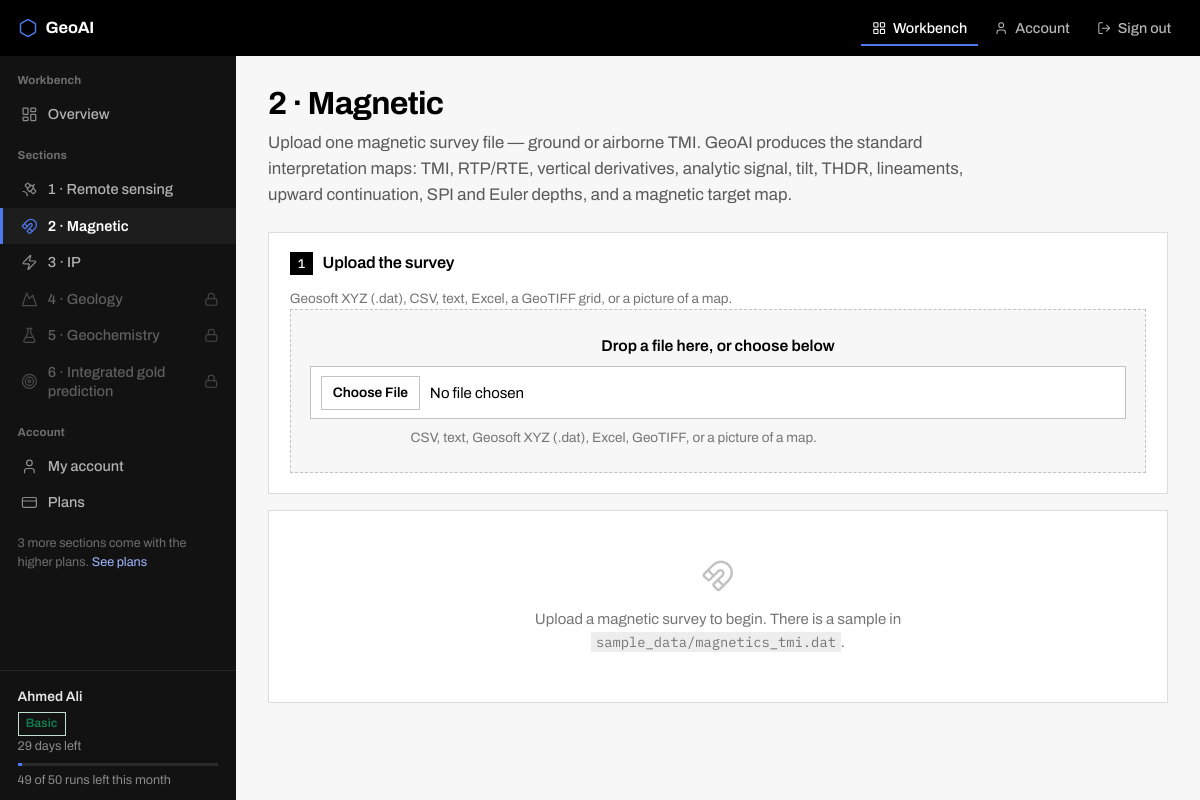
/app/magnetic (signed in), run on the app's committed database.
### portal/models.py (models this page shows, shortened)
class User(UserMixin, db.Model):
    __tablename__ = "users"
    id = db.Column(db.Integer, primary_key=True)
    email = db.Column(db.String(190), unique=True, nullable=False, index=True)
    name = db.Column(db.String(120), nullable=False, default="")
    organisation = db.Column(db.String(160), nullable=False, default="")
    phone = db.Column(db.String(40), nullable=False, default="")
    password_hash = db.Column(db.String(255), nullable=False)
    is_admin = db.Column(db.Boolean, nullable=False, default=False)
    is_active_account = db.Column(db.Boolean, nullable=False, default=True)
    created_at = db.Column(db.DateTime, nullable=False, default=now)
    last_login = db.Column(db.DateTime)
    subscriptions = db.relationship("Subscription", back_populates="user", cascade="all, delete-orphan",
                                    order_by="Subscription.id.desc()")
    payments = db.relationship("Payment", back_populates="user", cascade="all, delete-orphan")
    @property
    def is_active(self):
        return self.is_active_account
    @property
    def subscription(self):
        for s in self.subscriptions:
            if s.is_live:
                return s
        return None
    @property
    def plan(self):
        s = self.subscription
        return s.plan if s else Plan.query.filter_by(code="free").first()
    @property
    def expires_at(self):
        s = self.subscription
        return _aware(s.ends_at) if s else None
    @property
    def days_left(self):
        e = self.expires_at
        return None if e is None else max((e - now()).days, 0)
    def allowed_sections(self):
        if self.is_admin:
            return released(SECTIONS)
        p = self.plan
        return p.section_list if p else released(FREE_SECTIONS)
    def uploads_this_month(self):
        start = now().replace(day=1, hour=0, minute=0, second=0, microsecond=0)
        return db.session.query(func.count(UsageEvent.id)).filter(
            UsageEvent.user_id == self.id, UsageEvent.kind == "upload",
            UsageEvent.at >= start).scalar() or 0
    def upload_allowance(self):
        p = self.plan
        limit = p.max_uploads_per_month if p and p.max_uploads_per_month else None
        return self.uploads_this_month(), limit

class Subscription(db.Model):
    __tablename__ = "subscriptions"
    id = db.Column(db.Integer, primary_key=True)
    user_id = db.Column(db.Integer, db.ForeignKey("users.id"), nullable=False, index=True)
    plan_id = db.Column(db.Integer, db.ForeignKey("plans.id"), nullable=False)
    started_at = db.Column(db.DateTime, nullable=False, default=now)
    ends_at = db.Column(db.DateTime, nullable=False)
    status = db.Column(db.String(24), nullable=False, default="active")   # active, cancelled, expired
    note = db.Column(db.String(255), nullable=False, default="")
    created_by = db.Column(db.String(190), nullable=False, default="")    # admin email, or the gateway
    user = db.relationship("User", back_populates="subscriptions")
    plan = db.relationship("Plan")
    @property
    def is_live(self):
        return self.status == "active" and _aware(self.ends_at) > now()

class Plan(db.Model):
    __tablename__ = "plans"
    id = db.Column(db.Integer, primary_key=True)
    code = db.Column(db.String(32), unique=True, nullable=False)        # free, basic, pro
    name = db.Column(db.String(80), nullable=False)
    price = db.Column(db.Float, nullable=False, default=0.0)
    currency = db.Column(db.String(8), nullable=False, default="TZS")
    period_days = db.Column(db.Integer, nullable=False, default=30)
    sections = db.Column(db.Text, nullable=False, default="")           # comma-separated keys of SECTIONS
    can_download = db.Column(db.Boolean, nullable=False, default=False)
    max_uploads_per_month = db.Column(db.Integer, nullable=False, default=0)   # 0 = no limit
    seats = db.Column(db.Integer, nullable=False, default=1)
    is_public = db.Column(db.Boolean, nullable=False, default=True)     # shown on the pricing page
    sort = db.Column(db.Integer, nullable=False, default=0)
    @property
    def section_list(self):
        return released(s for s in (self.sections or "").split(",") if s)

### portal/app/sections/magnetic.py (the view, shortened to what this page needs)
def page():
    items = base.draft_fields(KEY, SLOT, survey=SURVEY)
    field_info = _field_direction(items)
    run = base.current_run(KEY)
    extra = _results_context(run) if run is not None else {}
    return base.page(KEY, "app/magnetic.html", items=items, field_info=field_info,
                     settings_fields=_settings_fields(), views=VIEWS, survey=SURVEY,
                     run=run, **{"use": _view(), **extra})

### portal/app/__init__.py (called while the page is built)
def visible_sections():
    return [s for s in SECTIONS if s["key"] not in NEXT_VERSION]

def section(key):
    def wrap(view):
        @functools.wraps(view)
        @login_required
        def guarded(*a, **kw):
            if key in NEXT_VERSION:
                abort(404)
            if key not in current_user.allowed_sections():
                flash(f"{BY_KEY[key]['title']} is not part of your plan.", "error")
                return redirect(url_for("billing.pricing"))
            return view(*a, **kw)
        guarded._section = key
        return guarded
    return wrap

def upload_allowance():
    if current_user.is_admin:
        return 0, None, None
    used, limit = current_user.upload_allowance()
    return used, limit, None if limit is None else max(limit - used, 0)

def nav_context():
    if not current_user.is_authenticated:
        return {"app_sections": [], "locked_count": 0, "allowance": (0, None, None)}
    allowed = set(current_user.allowed_sections())
    have = set(store.sections_with_results(current_user.id))
    items = [{**s, "open": s["key"] in allowed, "has_result": s["key"] in have}
             for s in visible_sections()]
    return {"app_sections": items, "locked_count": sum(0 if i["open"] else 1 for i in items),
            "allowance": upload_allowance()}

### portal/app/jobs.py (called while the page is built)
def running_for(user_id, section=None):
    return [j for j in list(_jobs.values())
            if j.user_id == str(user_id) and j.state in ("queued", "running")
            and (section is None or j.section == section)]

### portal/app/sections/base.py (called while the page is built, shortened)
def drafts(section_key):
    out = []
    return out

def draft_fields(section_key, slot, survey=None, aoi_bounds=None):
    items = drafts(section_key)
    for it in items:
        it["prefix"] = f"f{it['index']}_"
        it["fields"] = (uploads.fields(slot, it["info"], survey, aoi_bounds)
                        if it["info"] else [])
    return items

def current_run(section_key, run_id=None):
    if run_id:
        run = store.Run.load(current_user.id, section_key, run_id)
        if run is None or not run.ok:
            abort(404)
        return run
    for run in store.Run.list(current_user.id, section_key):
        if run.ok:
            return run
    return None

### portal/app/sections/magnetic.py (called while the page is built, shortened)
def _view(args=None):
    v = (args or request.args).get("view", "").lower()
    return "filled" if v == "filled" else "normal"

def _field_direction(items):
    if not items or not items[0]["info"]:
        return None

### portal/models.py (called while the page is built)
def released(keys):
    return [k for k in keys if k not in NEXT_VERSION]

### portal/templates/app/magnetic.html (shortened to what this page needs)
{% extends "app/layout.html" %}
{% from "app/_upload.html" import upload_step, configure_fields with context %}
{% from "app/_fields.html" import fieldset with context %}
{% block head %}<link rel="stylesheet" href="{{ url_for('static', filename='app.css') }}">{% endblock %}
{% block main %}
<h1>2 · Magnetic</h1>
<p class="lede">Upload one magnetic survey file — ground or airborne TMI. GeoAI produces the standard
interpretation maps: TMI, RTP/RTE, vertical derivatives, analytic signal, tilt, THDR, lineaments,
upward continuation, SPI and Euler depths, and a magnetic target map.</p>
{{ upload_step(items, section, 1, "Upload the survey",
   note="Geosoft XYZ (.dat), CSV, text, Excel, a GeoTIFF grid, or a picture of a map.") }}
{% if not items and not run %}
  <div class="empty">
    {{ icon('magnet') }}
    <p>Upload a magnetic survey to begin. There is a sample in <code>sample_data/magnetics_tmi.dat</code>.</p>
  </div>
{% endif %}
{% endblock %}

### portal/templates/console.html (shortened to what this page needs)
{% extends "base.html" %}
{% block page %}
<div class="console">
  <aside class="rail" id="rail">
    {% block rail %}{% endblock %}
    <div class="rail-foot">
      <span class="who">{{ current_user.name or current_user.email }}</span>
      {% if current_user.is_admin %}
        <span class="tag ok">Administrator</span>
      {% else %}
        <span class="tag {{ 'ok' if current_user.subscription else 'no' }}">{{ current_user.plan.name }}</span>
        {% if current_user.days_left is not none %}<br>{{ current_user.days_left }} days left{% endif %}
        {% if allowance is defined and allowance[1] %}
          <div class="meter"><i style="width:{{ (100 * allowance[0] / allowance[1]) | round | int }}%"></i></div>
          {{ allowance[2] }} of {{ allowance[1] }} runs left this month
        {% endif %}
      {% endif %}
    </div>
  </aside>
  <main class="work">
    {% block main %}{% endblock %}
  </main>
</div>
{% endblock %}

### portal/static/style.css (style rules this page uses)
:root { --white:#ffffff; --g50:#f7f7f7; --g100:#ededed; --g150:#e4e4e4; --g200:#dcdcdc; --g300:#c2c2c2; --g400:#9a9a9a; --g500:#767676; --g600:#5a5a5a; --g700:#3d3d3d; --g800:#2a2a2a; --g900:#1c1c1c; --black:#000000; --blue:#0a3bd4; --blue-dk:#0730a6; --blue-lt:#4f78ef; --blue-wash:#edf1fd; --red:#c8102e; --red-wash:#fdeef0; --green:#0f7b4f; --green-wash:#eaf6f0; --amber:#8a5b00; --amber-wash:#fdf4e3; --ink:var(--black); --body:var(--g800); --muted:var(--g500); --line:var(--g200); --bg:var(--g50); --card:var(--white); --rail:#121212; --mono:"IBM Plex Mono",ui-monospace,SFMono-Regular,Menlo,Consolas,monospace; --sans:"Archivo","Archivo Fallback",system-ui,-apple-system,"Segoe UI",Roboto,sans-serif; --h-top:56px; --w-rail:236px; }
* { box-sizing:border-box }
html { -webkit-text-size-adjust:100% }
body { margin:0;background:var(--bg);color:var(--body); font:400 15px/1.55 var(--sans); font-feature-settings:"kern" 1; -webkit-font-smoothing:antialiased }
img,svg,video { max-width:100% }
h1,h2,h3,h4 { color:var(--ink);font-weight:600;letter-spacing:-0.012em;margin:0 0 .6rem }
h1 { font-size:2rem;line-height:1.15;font-weight:700;letter-spacing:-0.022em }
p { margin:0 0 .9rem;max-width:74ch }
code,kbd,samp { font-family:var(--mono);font-size:.92em;background:var(--g100);padding:.1em .35em }
.lede { font-size:1.05rem;color:var(--g600);max-width:68ch;margin:-.2rem 0 1.5rem }
.ico { width:1.15em;height:1.15em;flex:none;vertical-align:-0.2em;stroke-width:1.75 }
.ico.sm { width:1em;height:1em }
header.top .brand .ico { width:1.25rem;height:1.25rem;color:var(--blue-lt) }
.tag { display:inline-flex;align-items:center;gap:.3rem;padding:.12rem .45rem;font-size:.76rem; font-weight:600;border:1px solid;border-radius:0;line-height:1.45 }
.tag.ok { color:var(--green);background:var(--green-wash);border-color:#bfe0d1 }

### portal/static/app.css (style rules this page uses)
.console { display:grid;grid-template-columns:var(--w-rail) minmax(0,1fr); min-height:calc(100vh - var(--h-top)); background:linear-gradient(to right,var(--rail) 0 var(--w-rail),var(--bg) var(--w-rail)) }
.rail { position:sticky;top:var(--h-top);align-self:start;height:calc(100vh - var(--h-top)); overflow-y:auto;background:var(--rail);color:#9d9d9d;display:flex;flex-direction:column; padding:.9rem 0 .6rem;scrollbar-width:thin }
.work { min-width:0;padding:1.9rem 2rem 5rem;background:var(--bg) }
.work > h1:first-child { margin-top:0 }
.rail-nav a .ico { width:1.05rem;height:1.05rem;color:#8a8a8a;flex:none }
.rail-nav a.on .ico { color:var(--blue-lt) }
.rail-nav .off .ico { color:#4a4a4a }
.rail-foot { margin-top:auto;padding:.9rem 1.1rem 0;border-top:1px solid #272727;font-size:.79rem; color:#8a8a8a;line-height:1.6 }
.rail-foot .who { color:#e4e4e4;font-weight:600;font-size:.86rem;display:block;margin-bottom:.3rem; overflow:hidden;text-overflow:ellipsis }
.rail-foot .tag { background:transparent }
.rail-foot .meter { height:3px;background:#2a2a2a;margin:.45rem 0 .25rem }
.rail-foot .meter > i { display:block;height:100%;background:var(--blue-lt) }
.empty { text-align:center;padding:3rem 1rem;color:var(--muted);background:#fff; border:1px solid var(--line) }
.empty .ico { width:2.1rem;height:2.1rem;color:var(--g300);margin-bottom:.7rem;stroke-width:1.3 }
.empty p { margin:0 auto;max-width:46ch }
.card > ul li, .card > p, .work > .lede { max-width:74ch }

### data on the page
User: name "Ahmed Ali"
Subscription: plan.name "Basic", days_left "29"

### other printed values
{{ BRAND }} "GeoAI"
{{ s.title }} "1 · Remote sensing" "2 · Magnetic" "3 · IP"
{{ s.title }} "4 · Geology" "5 · Geochemistry" "6 · Integrated gold prediction"
{{ locked_count }} "3"
{{ '' if locked_count == 1 else 's' }} "s"
{{ allowance[2] }} "49"
{{ allowance[1] }} "50"
{{ number }} "1"
{{ title }} "Upload the survey"
{{ note }} "Geosoft XYZ (.dat), CSV, text, Excel, a GeoTIFF grid, or a picture of a map."
{{ "files" if multiple else "a file" }} "a file"
{{ accept_text }} "CSV, text, Geosoft XYZ (.dat), Excel, GeoTIFF, or a picture of a map."
